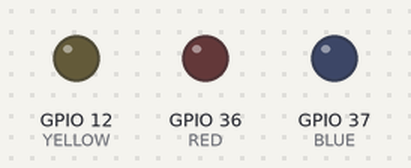
This sketch was run on a simulated ESP32. Shown: output pins drawn as LEDs (lit = HIGH).

Above: at 45.0 s.
Timing chart, 0 to 45.3 s (numbered marks = the images above):
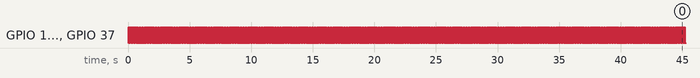

The sketch:

sketch_jun30b.ino
```cpp
#include "freertos/FreeRTOS.h"

#define RED A0
#define BLUE A1
#define YELLOW 12

typedef int TaskProfiler;

TaskProfiler RedLEDProfiler;
TaskProfiler YellowLEDProfiler;
TaskProfiler BlueLEDProfiler;

TaskHandle_t blue_handle, red_handle, yellow_handle;

void setup(){

  xTaskCreate(redControllerTask,"red led task",100,NULL,1,&red_handle);
  xTaskCreate(blueControllerTask,"blue led task", 100, NULL, 1, &blue_handle);
  xTaskCreate(yellowControllerTask,"yellow led task", 100, NULL, 1, &yellow_handle);
}
void redControllerTask(void *pvParameters){
  pinMode(RED,OUTPUT);
  while(1){
    digitalWrite(RED,digitalRead(RED)^1);
    delay(50);
  }
}
void blueControllerTask(void *pvParameters){
  pinMode(BLUE,OUTPUT);
  while(1){
    digitalWrite(BLUE,digitalRead(BLUE)^1);
    delay(50);
  }
}
void yellowControllerTask(void *pvParameters){
  pinMode(YELLOW,OUTPUT);
  while(1){
    digitalWrite(YELLOW,digitalRead(YELLOW)^1);
    vTaskPrioritySet(yellow_handle,2);
    delay(50);
  }
}
void loop(){

}
```

Measured:
- by itself, GPIO 12 (YELLOW), GPIO 36 (RED), GPIO 37 (BLUE): alternates HIGH for 0.05 s and LOW for 0.05 s
